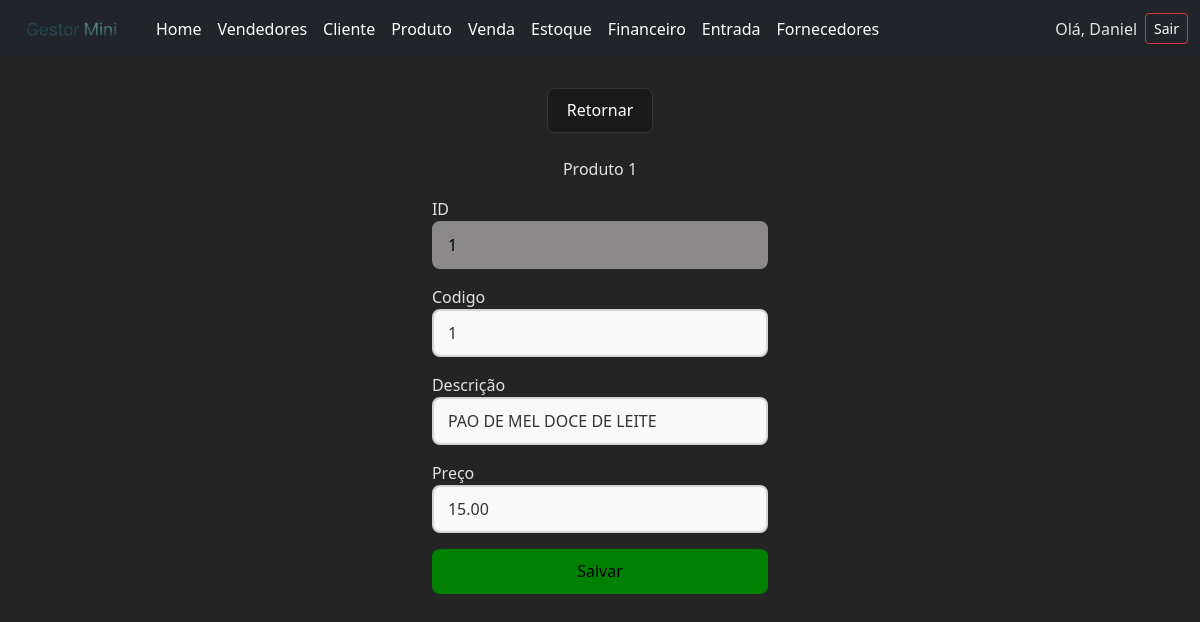
The page /produtos/1/edit/ (signed in) on the database its author committed.
### core/models.py (models this page shows, shortened)
class Produto(models.Model):
    codigo = models.IntegerField()
    descricao = models.CharField(max_length=100)
    preco = models.DecimalField(max_digits=10,decimal_places=2)
    unidade = models.CharField(max_length=2,default="UN")
    quantidadeestoque = models.DecimalField(max_digits=10,decimal_places=2,default=0)

### core/views.py (the view, shortened to what this page needs)
# urls.py: path('produtos/<int:id>/edit/',views.editar_produto,name='editarproduto'),
@login_required
def editar_produto(request,id):
    erro = None
    prod = Produto.objects.get(id=id)
    return render(request,'edicao/editarproduto.html',{'prod':prod,'erro':erro})

### core/templates/edicao/editarproduto.html (shortened to what this page needs)
<!DOCTYPE html>
<html lang="pt-br">
<head>
    {% load static %}
    <link rel="stylesheet" href="{% static 'produtos.css' %}">
</head>
<body>
    {% include 'components/navbar.html'%}
    <div class="divcentral">
        <button class="buttonp"><a href="{% url 'produtos' %}">Retornar</a></button>
        <br>
         <p class="boldtext">Produto {{prod.id}} </p>
        <form  method="post">
            <div class="formularios">
                <p class="boldtext">ID<input class="inputcadastrodisable"  name="id" value="{{ prod.id }}" disabled></p>
                <p class="boldtext" >Codigo<input class="inputcadastro" type="text" name="codigo" value="{{ prod.codigo }}"></p>
                <p class="boldtext">Descrição<input class="inputcadastro" type="text" name="descricao" value="{{prod.descricao}}"></p>
                <p class="boldtext">Preço<input class="inputcadastro" type="text" name="preco" value="{{prod.preco}}"></p>
                <button class="checkbutton" type="submit">Salvar</button>
        </div>
    </form>
    </div>
</body>
</html>

### core/templates/components/navbar.html (shortened to what this page needs)
<!DOCTYPE html>
<html lang="en">
<head>
    <link href="https://cdn.jsdelivr.net/npm/bootstrap@5.3.3/dist/css/bootstrap.min.css" rel="stylesheet">
    {% load static %}
    <link rel="stylesheet" href="{% static 'style.css'%}">
</head>
<body>
    <nav class="navbar navbar-expand-lg navbar-dark bg-dark">
  <div class="container-fluid">
    <a class="navbar-brand" href="{% url 'home' %}"><img class="img" src="{% static 'images/fraselogo.png' %}" alt=""></a>
    <div class="collapse navbar-collapse" id="navbarMenu">
      <ul class="navbar-nav me-auto mb-2 mb-lg-0">
        <li class="nav-item">
          <a class="nav-link active" href="{% url 'home' %}">Home</a>
        </li>
        <li class="nav-item">
          <a class="nav-link" href="{%url 'vendedores' %}">Vendedores</a>
        </li>
        <li class="nav-item">
          <a class="nav-link" href="{% url 'clientes' %}">Cliente</a>
        </li>
        <li class="nav-item">
          <a class="nav-link" href="{% url 'produtos' %}">Produto</a>
        </li>
        <li class="nav-item">
          <a class="nav-link" href="{% url 'vendas' %}">Venda</a>
        </li>
        <li class="nav-item">
          <a class="nav-link" href="{% url 'estoque' %}">Estoque</a>
        </li>
        <li class="nav-item">
          <a class="nav-link" href="{% url 'duplicatas' %}">Financeiro</a>
        </li>
        <li>
          <a class="nav-link" href="{% url 'entradas' %}">Entrada</a>
        </li>
        <li>
          <a class="nav-link" href="{% url 'fornecedores' %}">Fornecedores</a>
        </li>
      </ul>
      {% if user.is_authenticated %}
      <div class="d-flex align-items-center ms-auto mb-2 mb-lg-0">
          <small class="me-2 nav-link">Olá, {{ user.username }}</small>
          <a href="{% url 'logout' %}" class="btn btn-outline-danger btn-sm">Sair</a>
      </div>
      {% else %}
      <div class="d-flex">
        <a href="/login" class="btn btn-outline-light">Login</a>
      </div>
      {% endif %}
    </div>
  </div>
</nav>
</body>
</html>

### static/produtos.css (style rules this page uses)
* { margin: 0; padding: 0; box-sizing: border-box; }
:root { font-family: Inter, system-ui, Avenir, Helvetica, Arial, sans-serif; line-height: 1.5; font-weight: 400; color-scheme: light dark; color: rgba(255, 255, 255, 0.87) !important; background-color: #242424; -webkit-font-smoothing: antialiased; -moz-osx-font-smoothing: grayscale; }
body { color: rgba(255, 255, 255, 0.87) !important; background-color: #242424 !important ; }
.inputcadastro, .inputcadastrodisable { width: 100%; max-width: 350px; padding: 10px 14px; border-radius: 8px; font-size: 16px; outline: none; transition: 0.2s ease; }
.inputcadastro { background: #f9f9f9; border: 2px solid #d3d3d3; color: #333; }
.inputcadastro::placeholder { color: #888; opacity: 0.8; }
.inputcadastrodisable { background: #8b8989; border: 2px solid #8b8989; color: black; }
a { font-weight: 500 !important; color: #ffffff !important; text-decoration: inherit !important; }
.buttonp { border-radius: 8px; border: 1px solid #333; padding: 0.6em 1.2em; font-size: 1em; font-weight: 500; background-color: #1a1a1a; cursor: pointer; transition: 0.25s ease; }
.checkbutton { background-color: green; border-radius: 8px; border: 1px solid transparent; padding: 0.6em 1.2em; font-size: 1em; font-weight: 500; cursor: pointer; transition: 0.25s ease; }
.divcentral { height: 20em; padding-top: 30px; display: flex; align-items: center; flex-direction: column; justify-content: space-evenly; background-color: #242424; }
.inputcadastro { width: 100%; max-width: 350px; padding: 10px 14px; background: #f9f9f9; border: 2px solid #d3d3d3; border-radius: 8px; font-size: 16px; color: #333; outline: none; transition: 0.2s ease; }
.inputcadastrodisable { width: 100%; max-width: 350px; padding: 10px 14px; background: #8b8989; border: 2px solid #8b8989; border-radius: 8px; font-size: 16px; color: black; outline: none; }
.formularios { display: flex; justify-content: space-around; flex-direction: column; height: 20em; }

### static/style.css (style rules this page uses)
.img { width: 120px; height: 30px; }

### rows shown on the page
Produto: id "1", codigo "1", descricao "PAO DE MEL DOCE DE LEITE", preco "15.00"

### other values the page prints
{{ user.username }} "Daniel"
